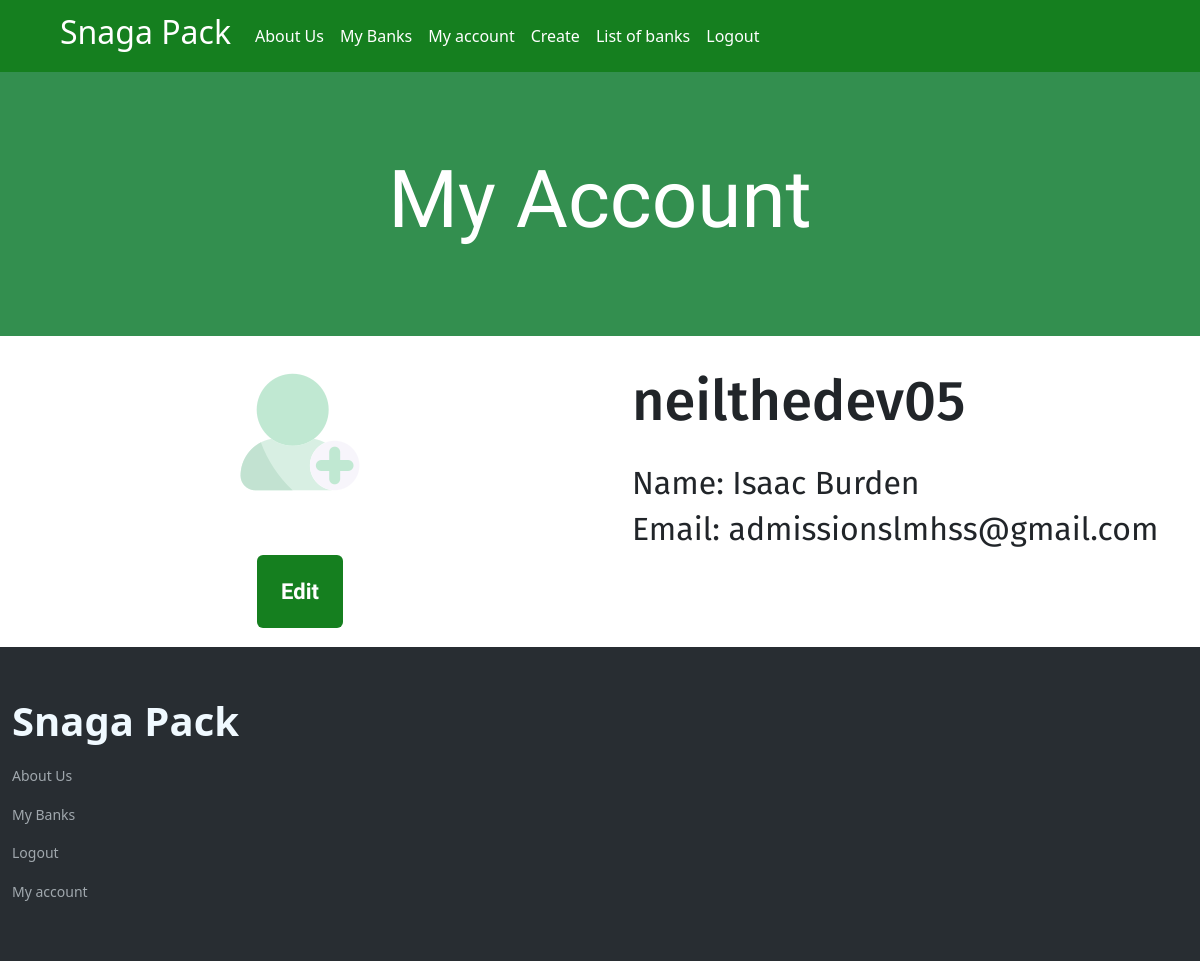
The page /account (signed in) on the database its author committed.
### octopus/models.py (models this page shows)
class User(AbstractUser):
    profile_pic = models.ImageField(null=False, upload_to = file_name)
    Birthday = models.DateField(null=False, blank=False)
    representative = models.BooleanField(null=False)

### octopus/views.py (the view)
# urls.py: path("account", views.view_user, name="view_user"),
def view_user(request):
    user = request.user
    if user.is_authenticated:
        return render(request, 'octopus/view_user.html', {
        })
    else:
        return HttpResponseRedirect(reverse('login'))

### octopus/templates/octopus/view_user.html (shortened to what this page needs)
{% extends "octopus/layout.html" %}
{% load static %}
{% block link %}
{% if user.is_authenticated %}
<li class="nav-item">
    <a class="nav-link" href="{% url 'logout' %}">Logout</a>
</li>
{% endif %}
{% endblock %}
{% block body %}
<div class="container-fluid my-bank-head">
    <div class='row' id="my-banks-head">
        <p>
        <h1 id="my-banks">My Account</h1>
        </p>
    </div>
    <div class="row">
        <div class="col-xs-12 col-md-6" id="account-l">
            <img src="{{request.user.profile_pic.url}}" alt="{{request.user.username}}'s profile picture">
            <div>
                <button class="btn"><a href="{% url 'edit_user' %}">Edit</a></button>
            </div>
        </div>
        <div class="col-xs-12 col-md-6" id="account-r">
            <h1>{{request.user.username}}</h1>
            <p>Name: {{request.user.first_name|title}} {{request.user.last_name|title}}</p>
            <p>Email: {{request.user.email}}</p>
        </div>
    </div>
</div>
{% endblock %}

### octopus/static/octopus/styles.css (style rules this page uses)
a { color:inherit; text-decoration: none; }
.navbar a { color:white; }
body, html { height: 100%; margin: 0; }
#my-banks { font-size: 80px; }
#my-banks-head { font-family: 'Spinnaker'; color:white; background: rgba(1, 115, 35, 0.8); text-align: center; padding: 64px 24px; line-height: 30px; }
#account-l { text-align: center; padding: 32px; }
#account-l img { margin-bottom: 72px; vertical-align: middle; }
#account-l button a { color: white; text-decoration: none; width: 247px; height: 66px; font-size: 22px; font-family: 'Comfortaa', sans-serif; font-weight: bold; background: #157F1F; border-radius: 6px; padding: 24px; }
#account-r h1 { font-size: 175%; margin-bottom: 32px; }
#account-r { font-family: 'Fira Sans'; padding: 32px; font-size: 200%; text-align: left; line-height: 30px; }

### rows shown on the page
User: user.profile_pic (picture), user.username "neilthedev05", user.first_name "Isaac", user.last_name "Burden", user.email "admissionslmhss@gmail.com"
